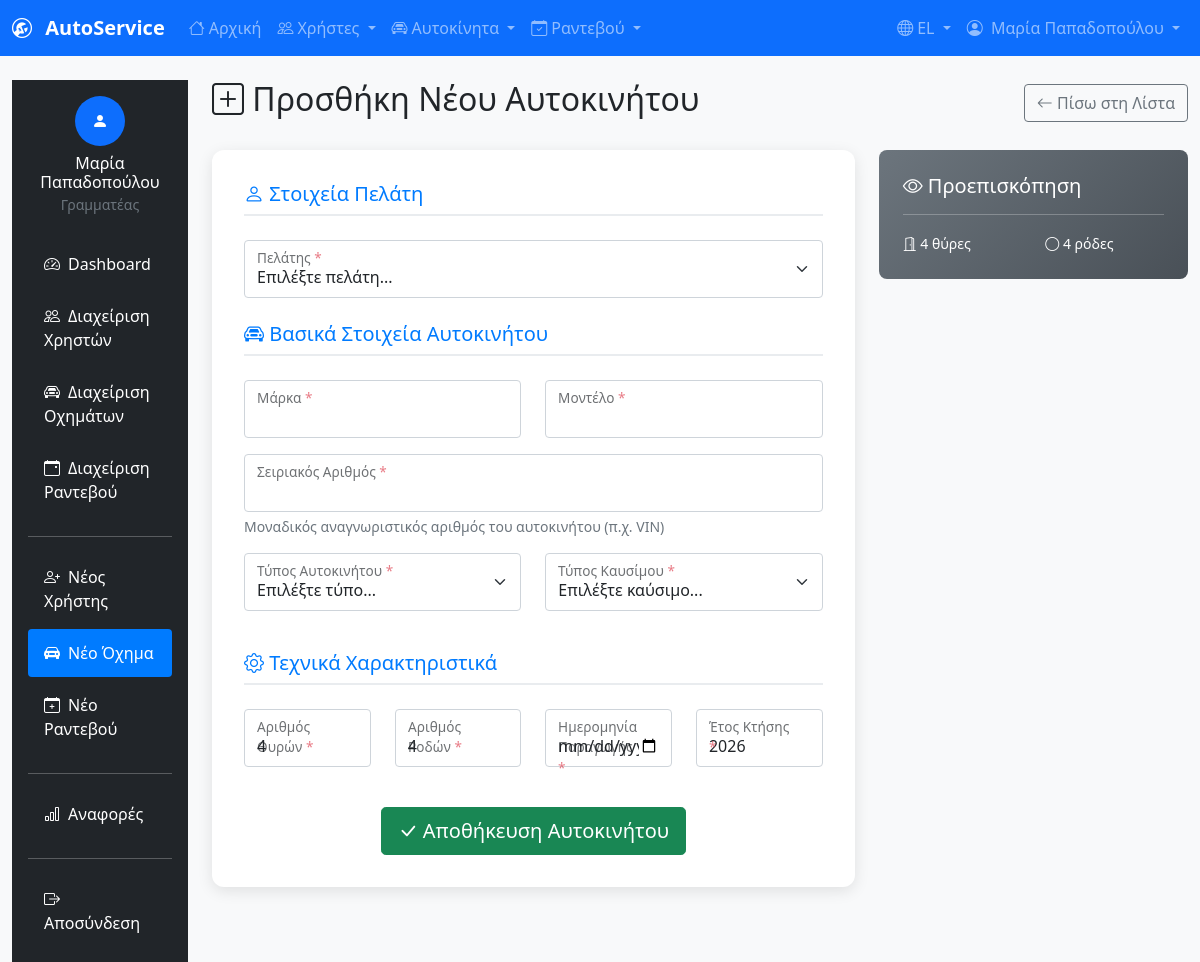
The page /vehicles/add_vehicle.php (signed in) on the database its author committed.
### tables this page shows
CREATE TABLE users (
    id INT PRIMARY KEY AUTO_INCREMENT,
    username VARCHAR(50) UNIQUE NOT NULL,
    email VARCHAR(100) UNIQUE NOT NULL,
    password VARCHAR(255) NOT NULL,
    first_name VARCHAR(50) NOT NULL,
    last_name VARCHAR(50) NOT NULL,
    id_number VARCHAR(20) UNIQUE NOT NULL COMMENT 'Αριθμός Ταυτότητας (ΑΤ)',
    role ENUM('customer', 'secretary', 'mechanic') NOT NULL,
    phone VARCHAR(15),
    is_active BOOLEAN DEFAULT FALSE COMMENT 'Λογαριασμός ανενεργός μέχρι ενεργοποίησης από γραμματέα',
    created_at TIMESTAMP DEFAULT CURRENT_TIMESTAMP,
    updated_at TIMESTAMP DEFAULT CURRENT_TIMESTAMP ON UPDATE CURRENT_TIMESTAMP,
    INDEX idx_username (username),
    INDEX idx_email (email),
    INDEX idx_role (role),
    INDEX idx_id_number (id_number)
);

### vehicles/add_vehicle.php (the view, shortened to what the rows shown need)
<!DOCTYPE html>
<html lang="el">
<head>
    <link href="https://cdn.jsdelivr.net/npm/bootstrap@5.1.3/dist/css/bootstrap.min.css" rel="stylesheet">
    <link href="https://cdn.jsdelivr.net/npm/bootstrap-icons@1.8.1/font/bootstrap-icons.css" rel="stylesheet">
</head>
<body class="bg-light">
    <?php include '../includes/navbar.php'; ?>
    <div class="container-fluid mt-4">
        <div class="row">
            <div class="col-md-2">
                <?php include '../includes/sidebar.php'; ?>
            </div>
            <div class="col-md-10">
                <div class="d-flex justify-content-between align-items-center mb-4">
                    <h2><i class="bi bi-plus-square"></i> Προσθήκη Νέου Αυτοκινήτου</h2>
                </div>
            </div>
        </div>
    </div>
</body>
</html>

### includes/navbar.php (shortened to what the rows shown need)
<?php
require_once __DIR__ . '/auth.php';
$user_name = getUserFullName();
?>
<nav class="navbar navbar-expand-lg navbar-dark bg-primary sticky-top">
    <div class="container-fluid">
        <div class="collapse navbar-collapse" id="navbarNav">
            <ul class="navbar-nav">
                <li class="nav-item dropdown">
                    <a class="nav-link dropdown-toggle" href="#" role="button" data-bs-toggle="dropdown"
                       data-bs-auto-close="outside">
                        <i class="bi bi-person-circle me-1"></i>
                        <span class="d-none d-lg-inline"><?php echo htmlspecialchars($user_name); ?></span>
                    </a>
                </li>
            </ul>
        </div>
    </div>
</nav>

### includes/sidebar.php (shortened to what the rows shown need)
<?php
require_once __DIR__ . '/auth.php';
$user_role = getUserRole();
$user_full_name = getUserFullName();
?>
<div class="sidebar bg-dark" style="min-height: 100vh;">
    <div class="p-3">
        <div class="text-center mb-4">
            <div class="mt-2">
                <h6 class="text-white mb-0"><?php echo htmlspecialchars($user_full_name); ?></h6>
                <small class="text-muted"><?php
                    $role_labels = [
                        'customer' => 'Πελάτης',
                        'secretary' => 'Γραμματέας',
                        'mechanic' => 'Μηχανικός',
                        'admin' => 'Διαχειριστής',
                        'guest' => 'Επισκέπτης'
                    ];
                    echo $role_labels[$user_role] ?? 'Άγνωστος';
                ?></small>
            </div>
        </div>
    </div>
</div>

### rows shown on the page
users: user_name "Μαρία Παπαδοπούλου", user_full_name "Μαρία Παπαδοπούλου", role "Γραμματέας"
